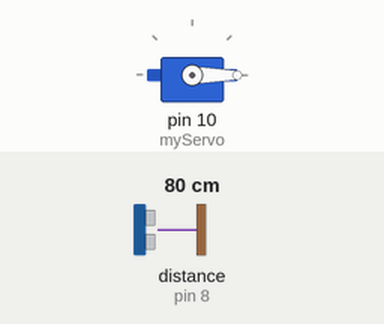
A sketch run on a simulated Arduino Uno, built with avr-gcc and run on an emulated ATmega328P. Shown: servo. Wiring (inferred from the names in the program): ultrasonic range finder: trigger pin 9; echo pin 8. Inputs (shaded band) come from the test bench; at power-on: distance to the obstacle (sensor on pin 8) 80 cm. The echo pulse lasts 58.3 µs per cm.

Above: at 2.2 s.
2.3 s: distance to the obstacle (sensor on pin 8) set to 12 cm
3.8 s: distance to the obstacle (sensor on pin 8) set to 9 cm
At 4.27 s:
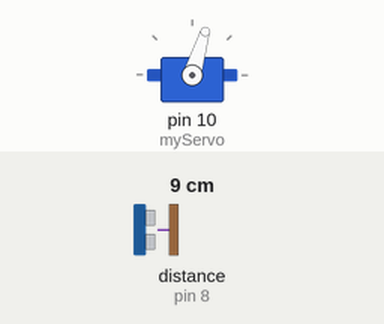
At 5.1 s:
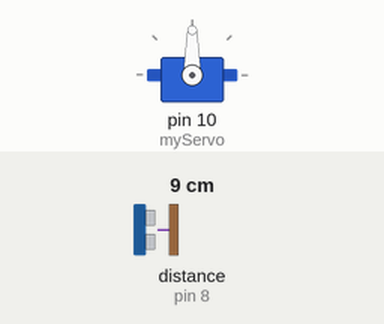
Timing chart, 0 to 6.8 s (numbered marks = the images above; inputs shaded):
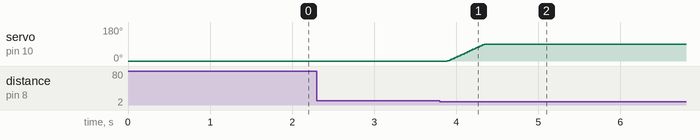

Measured:
- the behaviour switches between 11 and 10 cm on distance to the obstacle (sensor on pin 8) (found by bisection; images 0 and 1)
- after the input at 2.3 s, every drawn part: stays the same
- after the input at 3.8 s, servo on pin 10 (myServo): moves from 0° to 90° over 0.46 s, starting after 0.09 s

The sketch:

ultrasonic_servo.ino
```cpp
#include <Servo.h>
Servo myServo;
// ultrasonic sensor's pin
const int trigPin = 9;
const int echoPin = 8;
int y = 0;
/*const int greenLED = 2;
const int blueLED  = 3;
const int redLED   = 4;

const int buzzer   = 5;*/

void setup() {
  myServo.attach(10);  // servo motor connected with pin no - 10
  myServo.write(0);    // Lock position
  delay(1000);

  pinMode(trigPin, OUTPUT);
  pinMode(echoPin, INPUT);

  /*pinMode(greenLED, OUTPUT);
  pinMode(blueLED, OUTPUT);
  pinMode(redLED, OUTPUT);
  pinMode(buzzer, OUTPUT);*/

  Serial.begin(9600);
}

void loop() {
  long duration;
  float distance;

  digitalWrite(trigPin, LOW);
  delayMicroseconds(2);

  digitalWrite(trigPin, HIGH);
  delayMicroseconds(10);
  digitalWrite(trigPin, LOW);

  duration = pulseIn(echoPin, HIGH);
  distance = duration * 0.034 / 2;

  //digitalWrite(greenLED, LOW);
  //digitalWrite(blueLED, LOW);
  //digitalWrite(redLED, LOW);
  //noTone(buzzer);

  /*if ((distance < 40) && (distance > 25)) {
    digitalWrite(greenLED, HIGH);
    delay(1000);
  }
   if ((distance < 25) && (distance > 10)) {
    digitalWrite(blueLED, HIGH);
    digitalWrite(greenLED, LOW);
    delay(200);
  }*/
  if (distance < 10 && y == 0) {
    /*digitalWrite(redLED, HIGH);
    digitalWrite(blueLED, LOW);
    delay(100);
    tone(buzzer, 1000);
    delay(200);
    noTone(buzzer);
    delay(200);*/
    for (int x = 0; x <= 90; x++) {
      myServo.write(x);
      delay(5);
      y = 1;
    }
    delay(2000);
  }

  if (distance > 15 && y == 1) {
    delay(3000);
    for (int x = 90; x >= 0; x--) {
      myServo.write(x);
      delay(5);
      y = 0;
    }
    delay(2000);
  }

  delay(100);
}
```
